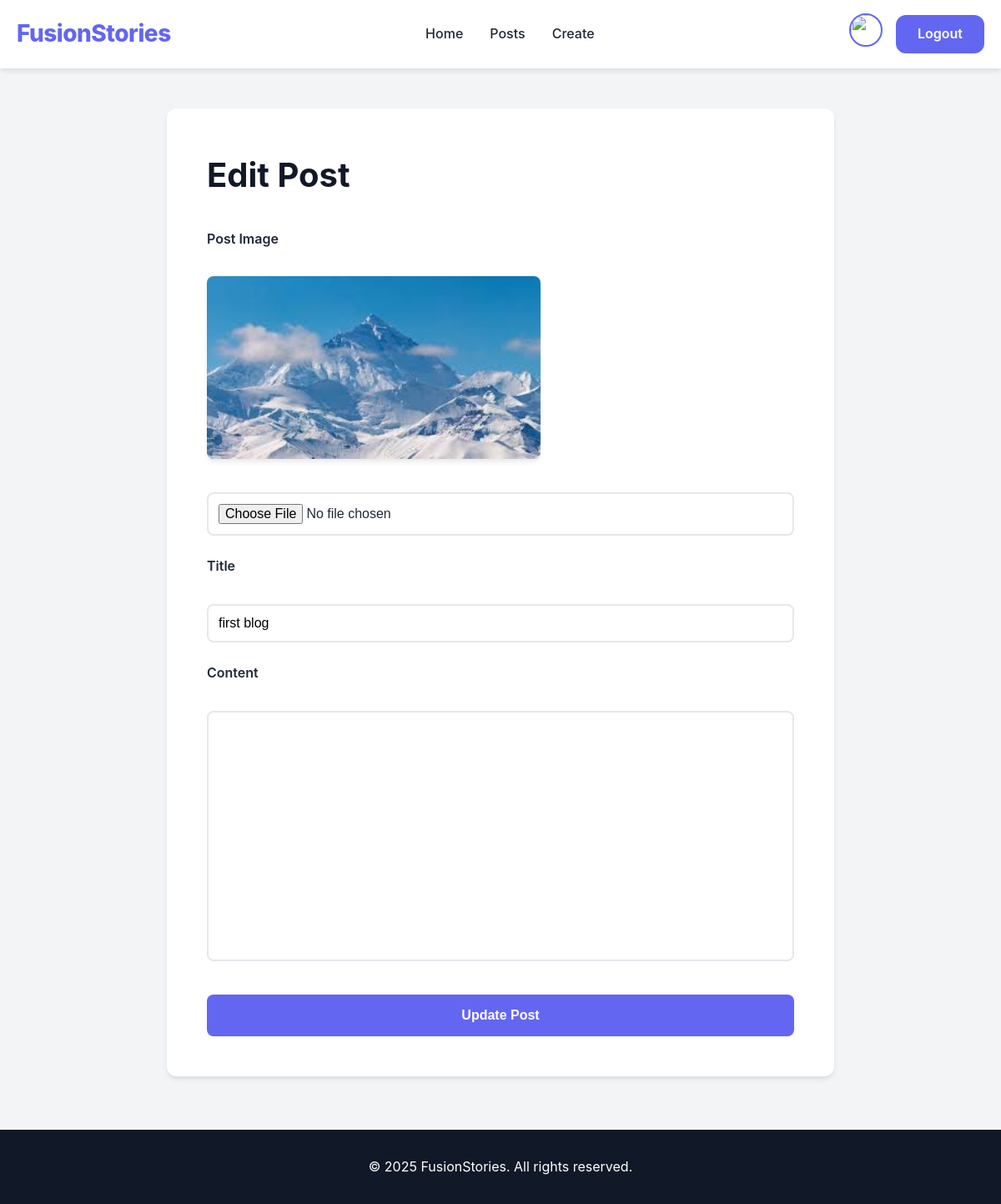
/post/7/edit (signed in), run on the app's committed database.
### blog/models.py (models this page shows, shortened)
class Post(models.Model):
    title = models.CharField(max_length=200)
    user = models.ForeignKey(User, on_delete=models.CASCADE, related_name='posts')
    content = models.TextField()
    date = models.DateTimeField(default=timezone.now)
    image = models.ImageField(upload_to='posts/', blank=True, null=True)  # Post image

### blog/views.py (the view, shortened to what this page needs)
# urls.py: path('post/<int:pk>/edit',views.edit,name="edit"),
def edit(request, pk):
    username = request.session.get('username')
    profile_img = None
    if not username:
        return redirect('login')
    try:
        user = User.objects.get(name=username)
        profile_img = user.img.url if user.img else '/static/default_profile.png'
    except User.DoesNotExist:
        return redirect('login')
    post_obj = get_object_or_404(Post, id=pk, user=user)
    return render(request, 'edit.html', {
        'username': username,
        'profile_img': profile_img,
        'post': post_obj
    })

### blog/templates/edit.html (shortened to what this page needs)
{% load static %}
<!DOCTYPE html>
<html lang="en">
<head>
    <link rel="stylesheet" href="{% static 'css/style.css' %}">
    <link href="https://cdn.quilljs.com/1.3.7/quill.snow.css" rel="stylesheet">
</head>
<body class="page">
    <header class="navbar">
        <div class="container">
            <a href="{% url 'home' %}" class="logo">FusionStories</a>
            <nav class="nav-links">
                <a href="{% url 'home' %}">Home</a>
                <a href="{% url 'posts' %}">Posts</a>
                {% if username %}<a href="{% url 'create' %}">Create</a>{% endif %}
            </nav>
            <div class="auth-buttons">
                {% if username %}
                <a href="{% url 'profile' %}"><img src="{{ profile_img }}" class="profile-pic"></a>
                <a href="{% url 'logout' %}" class="logout-btn">Logout</a>
                {% else %}
                <a href="{% url 'login' %}" class="login-btn">Login</a>
                <a href="{% url 'register' %}" class="register-btn">Register</a>
                {% endif %}
            </div>
        </div>
    </header>
    <main class="form-container">
        <h1>Edit Post</h1>
        <form action="{% url 'edit' post.pk %}" method="POST" enctype="multipart/form-data">
            <label>Post Image</label>
            {% if post.image %}
                <img src="{{ post.image.url }}" class="preview-img">
            {% endif %}
            <input type="file" name="image" accept="image/*">
            <label>Title</label>
            <input type="text" name="title" value="{{ post.title }}">
            <label>Content</label>
            <div id="editor" class="quill-editor"></div>
            <button type="submit" class="submit-btn">Update Post</button>
        </form>
    </main>
    <footer class="footer">
        <p>© 2025 FusionStories. All rights reserved.</p>
    </footer>
</body>
</html>

### blog/static/css/style.css (style rules this page uses)
* { margin: 0; padding: 0; box-sizing: border-box; }
:root { --primary: #6366f1; --primary-dark: #4f46e5; --primary-light: #818cf8; --secondary: #ec4899; --accent: #f59e0b; --dark: #1f2937; --darker: #111827; --gray: #6b7280; --light-gray: #f3f4f6; --border: #e5e7eb; --success: #10b981; --danger: #ef4444; --white: #ffffff; --shadow: 0 4px 6px -1px rgba(0, 0, 0, 0.1); --shadow-lg: 0 10px 15px -3px rgba(0, 0, 0, 0.1); --radius: 12px; --transition: all 0.3s ease; }
body { font-family: 'Inter', -apple-system, BlinkMacSystemFont, 'Segoe UI', 'Roboto', sans-serif; line-height: 1.6; color: var(--dark); background: var(--light-gray); }
.container { max-width: 1200px; margin: 0 auto; padding: 0 20px; }
.navbar { background: var(--white); box-shadow: var(--shadow); position: sticky; top: 0; z-index: 1000; padding: 1rem 0; }
.navbar .container { display: flex; justify-content: space-between; align-items: center; gap: 2rem; }
.logo { font-size: 1.75rem; font-weight: 800; color: var(--primary); text-decoration: none; letter-spacing: -0.5px; }
.nav-links { display: flex; gap: 2rem; align-items: center; }
.nav-links a { color: var(--dark); text-decoration: none; font-weight: 500; transition: var(--transition); position: relative; }
.nav-links a::after { content: ''; position: absolute; bottom: -5px; left: 0; width: 0; height: 2px; background: var(--primary); transition: var(--transition); }
.auth-buttons { display: flex; gap: 1rem; align-items: center; }
.profile-pic { width: 40px; height: 40px; border-radius: 50%; object-fit: cover; border: 2px solid var(--primary); cursor: pointer; transition: var(--transition); }
.login-btn, .register-btn, .logout-btn { padding: 0.5rem 1.5rem; border-radius: var(--radius); text-decoration: none; font-weight: 600; transition: var(--transition); display: inline-block; }
.register-btn, .logout-btn { background: var(--primary); color: var(--white); border: 2px solid var(--primary); }
.submit-btn { background: var(--primary); color: var(--white); padding: 1rem; border: none; border-radius: 8px; font-size: 1rem; font-weight: 700; cursor: pointer; transition: var(--transition); margin-top: 1rem; }
.page { background: var(--light-gray); min-height: 100vh; }
.form-container { max-width: 800px; margin: 3rem auto; background: var(--white); padding: 3rem; border-radius: var(--radius); box-shadow: var(--shadow); }
.form-container h1 { margin-bottom: 2rem; color: var(--darker); font-size: 2.5rem; }
.form-container form { display: flex; flex-direction: column; gap: 1.5rem; }
.form-container label { font-weight: 600; color: var(--dark); margin-bottom: 0.5rem; }
.form-container input[type="text"], .form-container input[type="file"] { padding: 0.75rem; border: 2px solid var(--border); border-radius: 8px; font-size: 1rem; transition: var(--transition); }
.quill-editor { min-height: 300px; background: var(--white); border: 2px solid var(--border); border-radius: 8px; }
.preview-img { width: 100%; max-width: 400px; border-radius: 8px; margin-bottom: 1rem; box-shadow: var(--shadow); }
.footer { background: var(--darker); color: var(--white); text-align: center; padding: 2rem; margin-top: 4rem; }

### data on the page
Post: image (picture), title "first blog"
